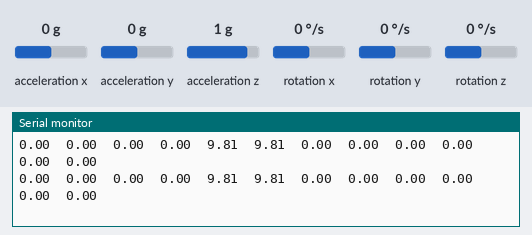
Recording of a sketch running on a simulated Arduino Uno, built with avr-gcc and run on an emulated ATmega328P. On the bench: the last lines printed to the serial monitor. Wiring (inferred from the names in the program): MPU-9250 motion sensor at I2C address 0x68. The test bench sets the inputs (shaded band); at power-on: acceleration x 0 g, acceleration y 0 g, acceleration z 1 g, rotation x 0 °/s, rotation y 0 °/s, rotation z 0 °/s.

Above: at 12.6 s.
12.7 s: acceleration x set to -1.4 g
At 13.4 s:
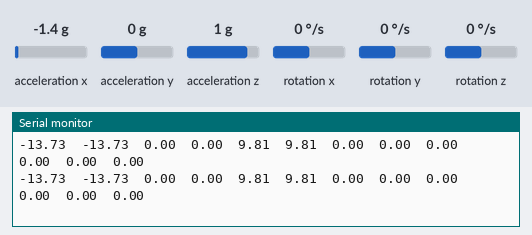
14.2 s: acceleration y set to -1.4 g
At 14.7 s:
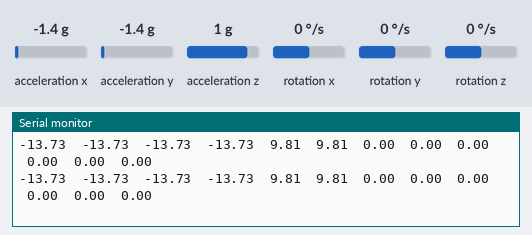
17.2 s: acceleration x set to -0.8 g
At 18.1 s:
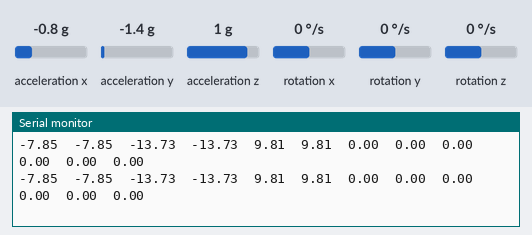
20.2 s: acceleration y set to -0.8 g
At 21.1 s:
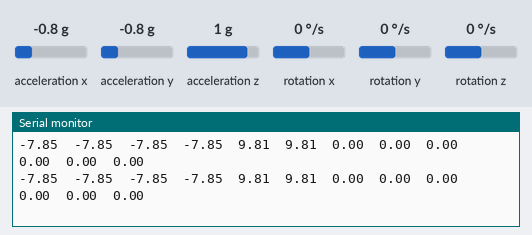
23.2 s: acceleration z set to -1.4 g
At 23.7 s:
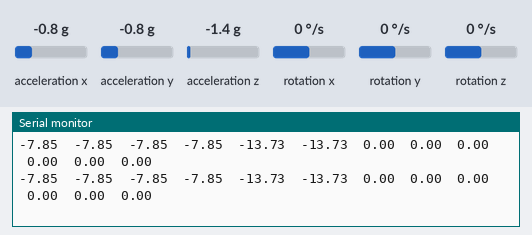
26.2 s: acceleration z set to 0.8 g
At 26.7 s:
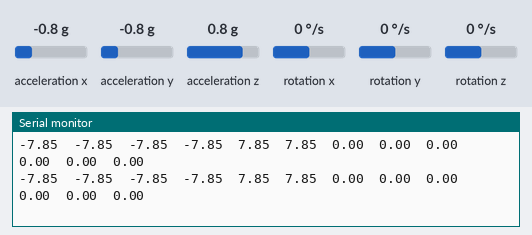
Timing chart, 0 to 29.2 s (numbered marks = the images above; inputs shaded):
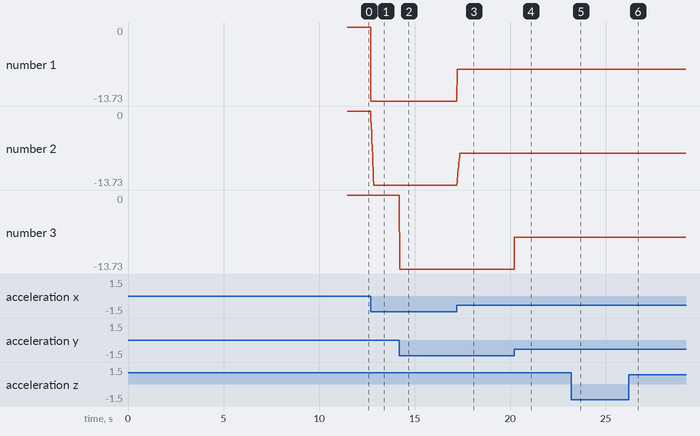

The sketch:

imu_interfacing.ino
```cpp
#include <Wire.h>

// MPU9250 I2C address
#define MPU9250_ADDR 0x68

// MPU9250 register addresses
#define PWR_MGMT_1  0x6B
#define ACCEL_XOUT_H 0x3B
#define ACCEL_YOUT_H 0x3D
#define ACCEL_ZOUT_H 0x3F
#define GYRO_XOUT_H  0x43
#define GYRO_YOUT_H  0x45
#define GYRO_ZOUT_H  0x47

// Buffer size for moving average
const int bufferSize = 10;

// Buffers to store recent readings
float accelXBuffer[bufferSize] = {0};
float accelYBuffer[bufferSize] = {0};
float accelZBuffer[bufferSize] = {0};
float gyroXBuffer[bufferSize] = {0};
float gyroYBuffer[bufferSize] = {0};
float gyroZBuffer[bufferSize] = {0};

float accelXOffset = 0;
float accelYOffset = 0;
float accelZOffset = 0;
float gyroXOffset = 0;
float gyroYOffset = 0;
float gyroZOffset = 0;

int bufferIndex = 0;
int loopCount = 0;
const int calibrationSamples = 1000;

void setup() {
  Serial.begin(115200);
  Wire.begin();
  Wire.setClock(400000); // Set I2C clock speed to 400 kHz

  // Initialize MPU9250
  initializeMPU9250();

  // Calibrate sensors
  calibrateSensors();
}

void loop() {
  // Read accelerometer and gyroscope data
  float accelX = readSensor(MPU9250_ADDR, ACCEL_XOUT_H, 16384.0, 9.81) - accelXOffset;
  float accelY = readSensor(MPU9250_ADDR, ACCEL_YOUT_H, 16384.0, 9.81) - accelYOffset;
  float accelZ = readSensor(MPU9250_ADDR, ACCEL_ZOUT_H, 16384.0, 9.81) - accelZOffset;
  float gyroX = readSensor(MPU9250_ADDR, GYRO_XOUT_H, 131.0, 1.0) - gyroXOffset;
  float gyroY = readSensor(MPU9250_ADDR, GYRO_YOUT_H, 131.0, 1.0) - gyroYOffset;
  float gyroZ = readSensor(MPU9250_ADDR, GYRO_ZOUT_H, 131.0, 1.0) - gyroZOffset;

  // Update buffers with new readings
  updateBuffer(accelXBuffer, accelX);
  updateBuffer(accelYBuffer, accelY);
  updateBuffer(accelZBuffer, accelZ);
  updateBuffer(gyroXBuffer, gyroX);
  updateBuffer(gyroYBuffer, gyroY);
  updateBuffer(gyroZBuffer, gyroZ);

  // Increment buffer index once per cycle
  bufferIndex = (bufferIndex + 1) % bufferSize;
  loopCount++;

  // Calculate moving averages
  float filteredAccelX = calculateAverage(accelXBuffer, loopCount);
  float filteredAccelY = calculateAverage(accelYBuffer, loopCount);
  float filteredAccelZ = calculateAverage(accelZBuffer, loopCount);
  float filteredGyroX = calculateAverage(gyroXBuffer, loopCount);
  float filteredGyroY = calculateAverage(gyroYBuffer, loopCount);
  float filteredGyroZ = calculateAverage(gyroZBuffer, loopCount);

  // Print data in a format compatible with Arduino Serial Plotter
  Serial.print(accelX); Serial.print("\t");
  Serial.print(filteredAccelX); Serial.print("\t");
  Serial.print(accelY); Serial.print("\t");
  Serial.print(filteredAccelY); Serial.print("\t");
  Serial.print(accelZ); Serial.print("\t");
  Serial.print(filteredAccelZ); Serial.print("\t");
  Serial.print(gyroX); Serial.print("\t");
  Serial.print(filteredGyroX); Serial.print("\t");
  Serial.print(gyroY); Serial.print("\t");
  Serial.print(filteredGyroY); Serial.print("\t");
  Serial.print(gyroZ); Serial.print("\t");
  Serial.print(filteredGyroZ); Serial.println();

  delay(10); // Adjust the delay to be larger for readability
}

void initializeMPU9250() {
  Wire.beginTransmission(MPU9250_ADDR);
  Wire.write(PWR_MGMT_1);
  Wire.write(0x00); // Wake up the MPU9250
  Wire.endTransmission(true);

  delay(100); // Add delay to ensure MPU9250 is ready

  // Set accelerometer configuration to ±2g
  Wire.beginTransmission(MPU9250_ADDR);
  Wire.write(0x1C); // ACCEL_CONFIG register
  Wire.write(0x00); // Set AFS_SEL=0 (±2g)
  Wire.endTransmission(true);

  // Set gyroscope configuration to ±250°/s
  Wire.beginTransmission(MPU9250_ADDR);
  Wire.write(0x1B); // GYRO_CONFIG register
  Wire.write(0x00); // Set FS_SEL=0 (±250°/s)
  Wire.endTransmission(true);
}

float readSensor(uint8_t deviceAddress, uint8_t highAddress, float scale, float conversionFactor) {
  int16_t rawValue = readRegisterPair(deviceAddress, highAddress);
  return (rawValue / scale) * conversionFactor;
}

int16_t readRegisterPair(uint8_t deviceAddress, uint8_t highAddress) {
  Wire.beginTransmission(deviceAddress);
  Wire.write(highAddress);
  Wire.endTransmission(false);
  Wire.requestFrom(deviceAddress, (uint8_t)2, (uint8_t)true); // Request 2 bytes from the register address
  uint8_t highByte = Wire.read();
  uint8_t lowByte = Wire.read();
  return (int16_t)((highByte << 8) | lowByte);
}

void updateBuffer(float* buffer, float newValue) {
  buffer[bufferIndex] = newValue;
}

float calculateAverage(float* buffer, int count) {
  float sum = 0;
  int actualCount = (count < bufferSize) ? count : bufferSize;
  for (int i = 0; i < actualCount; i++) {
    sum += buffer[i];
  }
  return sum / actualCount;
}

void calibrateSensors() {
  float accelXSum = 0;
  float accelYSum = 0;
  float accelZSum = 0;
  float gyroXSum = 0;
  float gyroYSum = 0;
  float gyroZSum = 0;

  for (int i = 0; i < calibrationSamples; i++) {
    accelXSum += readSensor(MPU9250_ADDR, ACCEL_XOUT_H, 16384.0, 9.81);
    accelYSum += readSensor(MPU9250_ADDR, ACCEL_YOUT_H, 16384.0, 9.81);
    accelZSum += readSensor(MPU9250_ADDR, ACCEL_ZOUT_H, 16384.0, 9.81);
    gyroXSum += readSensor(MPU9250_ADDR, GYRO_XOUT_H, 131.0, 1.0);
    gyroYSum += readSensor(MPU9250_ADDR, GYRO_YOUT_H, 131.0, 1.0);
    gyroZSum += readSensor(MPU9250_ADDR, GYRO_ZOUT_H, 131.0, 1.0);
    delay(10); // Short delay between readings
  }

  accelXOffset = accelXSum / calibrationSamples;
  accelYOffset = accelYOffset / calibrationSamples;
  accelZOffset = (accelZSum / calibrationSamples) - 9.81; // Adjust for gravity
  gyroXOffset = gyroXSum / calibrationSamples;
  gyroYOffset = gyroYOffset / calibrationSamples;
  gyroZOffset = gyroZSum / calibrationSamples;
}
```

Measured:
- after the input at 12.7 s, the serial monitor: prints a new line at once (image 1)
- after the input at 14.2 s, the serial monitor: prints a new line at once (image 2)
- after the input at 17.2 s, the serial monitor: prints a new line at once (image 3)
- after the input at 20.2 s, the serial monitor: prints a new line at once (image 4)
- after the input at 23.2 s, the serial monitor: prints a new line at once (image 5)
- after the input at 26.2 s, the serial monitor: prints a new line at once (image 6)
- plotted number 1: 0 → -13.73 after the input at 12.7 s, -13.73 → -7.85 after the input at 17.2 s
- plotted number 2: 0 → -13.73 after the input at 12.7 s, -13.73 → -7.85 after the input at 17.2 s
